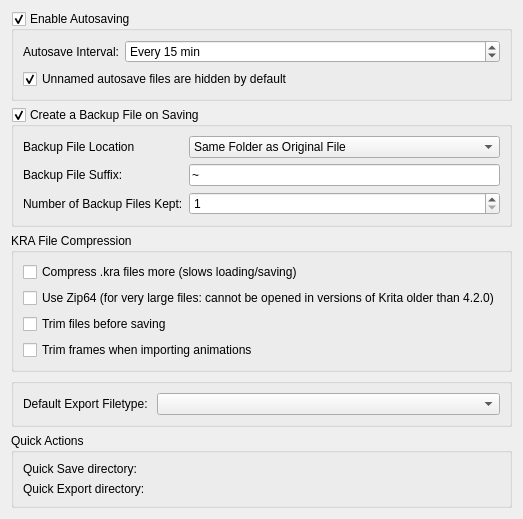
     <widget class="QWidget" name="File">
      <attribute name="title">
       <string>File Handling</string>
      </attribute>
      <layout class="QFormLayout" name="formLayout_4">
       <item row="0" column="0" colspan="2">
        <widget class="QGroupBox" name="m_autosaveCheckBox">
         <property name="title">
          <string>Enable Autosaving</string>
         </property>
         <property name="checkable">
          <bool>true</bool>
         </property>
         <layout class="QFormLayout" name="formLayout_6">
          <item row="0" column="0">
           <widget class="QLabel" name="label_6">
            <property name="text">
             <string>Autosave Interval:</string>
            </property>
           </widget>
          </item>
          <item row="0" column="1">
           <widget class="KisIntParseSpinBox" name="m_autosaveSpinBox">
            <property name="suffix">
             <string comment="Suffix: “Every x min”"> min</string>
            </property>
            <property name="prefix">
             <string comment="Prefix: “Every x min”">Every </string>
            </property>
            <property name="minimum">
             <number>1</number>
            </property>
            <property name="maximum">
             <number>1440</number>
            </property>
            <property name="singleStep">
             <number>5</number>
            </property>
            <property name="value">
             <number>15</number>
            </property>
           </widget>
          </item>
          <item row="1" column="0" colspan="2">
           <widget class="QCheckBox" name="chkHideAutosaveFiles">
            <property name="text">
             <string>Unnamed autosave files are hidden by default</string>
            </property>
            <property name="checked">
             <bool>true</bool>
            </property>
           </widget>
          </item>
         </layout>
        </widget>
       </item>
       <item row="1" column="0" colspan="2">
        <widget class="QGroupBox" name="m_backupFileCheckBox">
         <property name="title">
          <string>Create a Backup File on Saving</string>
         </property>
         <property name="checkable">
          <bool>true</bool>
         </property>
         <layout class="QFormLayout" name="formLayout_5">
          <item row="0" column="0">
           <widget class="QLabel" name="label_13">
            <property name="text">
             <string>Backup File Location</string>
            </property>
           </widget>
          </item>
          <item row="0" column="1">
           <widget class="QComboBox" name="cmbBackupFileLocation">
            <item>
             <property name="text">
              <string>Same Folder as Original File</string>
             </property>
            </item>
            <item>
             <property name="text">
              <string>User Folder</string>
             </property>
            </item>
            <item>
             <property name="text">
              <string>Temporary File Location</string>
             </property>
            </item>
           </widget>
          </item>
          <item row="1" column="0">
           <widget class="QLabel" name="label_8">
            <property name="text">
             <string>Backup File Suffix:</string>
            </property>
           </widget>
          </item>
          <item row="1" column="1">
           <widget class="QLineEdit" name="txtBackupFileSuffix">
            <property name="text">
             <string>~</string>
            </property>
            <property name="maxLength">
             <number>10</number>
            </property>
           </widget>
          </item>
          <item row="2" column="0">
           <widget class="QLabel" name="label_7">
            <property name="text">
             <string>Number of Backup Files Kept:</string>
            </property>
           </widget>
          </item>
          <item row="2" column="1">
           <widget class="QSpinBox" name="intNumBackupFiles">
            <property name="minimum">
             <number>1</number>
            </property>
            <property name="value">
             <number>1</number>
            </property>
           </widget>
          </item>
         </layout>
        </widget>
       </item>
       <item row="2" column="0" colspan="2">
        <widget class="QGroupBox" name="groupBox_2">
         <property name="title">
          <string>KRA File Compression</string>
         </property>
         <layout class="QGridLayout" name="gridLayout_3">
          <item row="1" column="0">
           <widget class="QCheckBox" name="chkZip64">
            <property name="toolTip">
             <string>&lt;html&gt;&lt;head/&gt;&lt;body&gt;&lt;p&gt;Only use this option for &lt;span style=&quot; font-weight:600;&quot;&gt;very&lt;/span&gt; large files: larger than 4 GiB on disk.&lt;/p&gt;&lt;/body&gt;&lt;/html&gt;</string>
            </property>
            <property name="text">
             <string>Use Zip64 (for very large files: cannot be opened in versions of Krita older than 4.2.0)</string>
            </property>
           </widget>
          </item>
          <item row="0" column="0">
           <widget class="QCheckBox" name="m_chkCompressKra">
            <property name="text">
             <string>Compress .kra files more (slows loading/saving)</string>
            </property>
           </widget>
          </item>
          <item row="2" column="0">
           <widget class="QCheckBox" name="m_chkTrimKra">
            <property name="toolTip">
             <string extracomment="(information outside the image boundaries will get lost. Saving will be slower.)"/>
            </property>
            <property name="text">
             <string>Trim files before saving</string>
            </property>
           </widget>
          </item>
          <item row="3" column="0">
           <widget class="QCheckBox" name="m_chkTrimFramesImport">
            <property name="toolTip">
             <string extracomment="(information outside the image boundaries will get lost. Importing frames will be slower.)"/>
            </property>
            <property name="text">
             <string>Trim frames when importing animations</string>
            </property>
           </widget>
          </item>
         </layout>
        </widget>
       </item>
       <item row="3" column="0" colspan="2">
        <widget class="QGroupBox" name="m_defaultExportFileTypeBox">
         <layout class="QFormLayout" name="formLayout_15">
          <item row="0" column="0">
           <widget class="QLabel" name="label_22">
            <property name="text">
             <string>Default Export Filetype: </string>
            </property>
           </widget>
          </item>
          <item row="0" column="1">
           <widget class="QComboBox" name="cmbDefaultExportFileType"/>
          </item>
         </layout>
        </widget>
       </item>
       <item row="4" column="0" colspan="2">
        <widget class="QGroupBox" name="m_quickActionsGroup">
         <property name="title">
          <string>Quick Actions</string>
         </property>
         <layout class="QFormLayout" name="formLayout_quickActions">
          <item row="0" column="0">
           <widget class="QLabel" name="lblQuickSaveDirectory">
            <property name="text">
             <string>Quick Save directory:</string>
            </property>
           </widget>
          </item>
          <item row="0" column="1">
           <widget class="KisFileNameRequester" name="quickSaveDirectory" native="true"/>
          </item>
          <item row="1" column="0">
           <widget class="QLabel" name="lblQuickExportDirectory">
            <property name="text">
             <string>Quick Export directory:</string>
            </property>
           </widget>
          </item>
          <item row="1" column="1">
           <widget class="KisFileNameRequester" name="quickExportDirectory" native="true"/>
          </item>
         </layout>
        </widget>
       </item>
      </layout>
     </widget>
